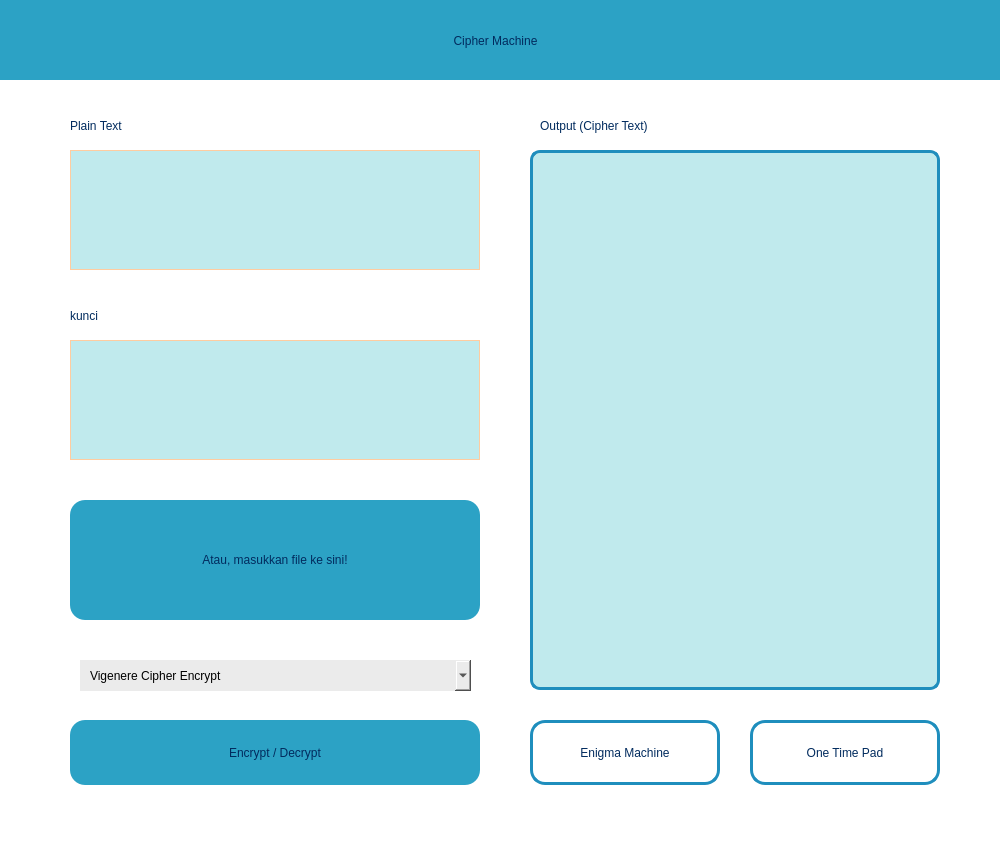
<?xml version="1.0" encoding="UTF-8"?>
<ui version="4.0">
	<class>MainWindow</class>
	<widget class="QMainWindow" name="MainWindow">
		<property name="geometry">
			<rect>
				<x>0</x>
				<y>0</y>
				<width>1000</width>
				<height>850</height>
			</rect>
		</property>
		<property name="windowTitle">
			<string>MainWindow</string>
		</property>
		<property name="styleSheet">
			<string notr="true">background-color: #ffffff</string>
		</property>
		<widget class="QWidget" name="centralwidget">
			<widget class="QPlainTextEdit" name="outputTB">
				<property name="geometry">
					<rect>
						<x>530</x>
						<y>150</y>
						<width>410</width>
						<height>540</height>
					</rect>
				</property>
				<property name="styleSheet">
					<string notr="true">QPlainTextEdit{
	border: 3px solid #1f8ebd;
	border-radius: 10px; 
	color: #012b5e;
	background-color: #c0eaed;
	padding: 10px;
	font: 14pt &quot;MS Shell Dlg 2&quot;;
}
</string>
				</property>
				<property name="plainText">
					<string/>
				</property>
			</widget>
			<widget class="QLabel" name="label_3">
				<property name="geometry">
					<rect>
						<x>540</x>
						<y>110</y>
						<width>251</width>
						<height>31</height>
					</rect>
				</property>
				<property name="styleSheet">
					<string notr="true">color: #012b5e;
font: 550 14pt &quot;MS Shell Dlg 2&quot;;</string>
				</property>
				<property name="text">
					<string>Output (Cipher Text)</string>
				</property>
			</widget>
			<widget class="QWidget" name="widget" native="true">
				<property name="geometry">
					<rect>
						<x>0</x>
						<y>0</y>
						<width>1000</width>
						<height>80</height>
					</rect>
				</property>
				<property name="styleSheet">
					<string notr="true">QWidget{
	background-color: #2ca2c5;
}
</string>
				</property>
				<widget class="QLabel" name="label">
					<property name="geometry">
						<rect>
							<x>280</x>
							<y>20</y>
							<width>431</width>
							<height>41</height>
						</rect>
					</property>
					<property name="styleSheet">
						<string notr="true">color: #012b5e;
font: 500 18pt &quot;MS Shell Dlg 2&quot;;</string>
					</property>
					<property name="text">
						<string>Cipher Machine</string>
					</property>
					<property name="alignment">
						<set>Qt::AlignCenter</set>
					</property>
				</widget>
			</widget>
			<widget class="QPlainTextEdit" name="textInput">
				<property name="geometry">
					<rect>
						<x>70</x>
						<y>150</y>
						<width>410</width>
						<height>120</height>
					</rect>
				</property>
				<property name="styleSheet">
					<string notr="true">QPlainTextEdit{
	font: 10pt &quot;MS Shell Dlg 2&quot;;
	border: 1px solid #ffcca0;
	color: #012b5e;
	background-color: #c0eaed;
	padding: 10px;
}

QPlainTextEdit:hover {
	border: 3px solid #1f8ebd;
}
</string>
				</property>
				<property name="plainText">
					<string/>
				</property>
			</widget>
			<widget class="QPushButton" name="inputButton">
				<property name="geometry">
					<rect>
						<x>70</x>
						<y>500</y>
						<width>410</width>
						<height>120</height>
					</rect>
				</property>
				<property name="autoFillBackground">
					<bool>false</bool>
				</property>
				<property name="styleSheet">
					<string notr="true">QPushButton {
	font: 500 20pt &quot;MS Shell Dlg 2&quot;;
	border: #012b5e;
	border-left 2px solid transparent;
	border-radius: 15px; 
	background-color: #2ca2c5;
	color: #012b5e;
}

QPushButton:hover {
	background-color: #1f8ebd;
}

QPushButton:pressed {
	background-color: #34acd1;
	color: #fff;
}
</string>
				</property>
				<property name="text">
					<string>Atau, masukkan file ke sini!</string>
				</property>
			</widget>
			<widget class="QComboBox" name="cipheroption">
				<property name="geometry">
					<rect>
						<x>80</x>
						<y>660</y>
						<width>391</width>
						<height>31</height>
					</rect>
				</property>
				<property name="styleSheet">
					<string notr="true">QComboBox{
	background-color: #ebebeb;
	font: 75 10pt &quot;MS Shell Dlg 2&quot;;
	padding-left: 10px;
	border: none;
}
</string>
				</property>
				<item>
					<property name="text">
						<string>Vigenere Cipher Encrypt</string>
					</property>
				</item>
				<item>
					<property name="text">
						<string>Vigenere Cipher Decrypt</string>
					</property>
				</item>
				<item>
					<property name="text">
						<string>Extended Vigenere Cipher Encrypt</string>
					</property>
				</item>
				<item>
					<property name="text">
						<string>Extended Vigenere Cipher Decrypt</string>
					</property>
				</item>
				<item>
					<property name="text">
						<string>Playfair Cipher Encrypt</string>
					</property>
				</item>
				<item>
					<property name="text">
						<string>Playfair Cipher Decrypt</string>
					</property>
				</item>
			</widget>
			<widget class="QLabel" name="label_2">
				<property name="geometry">
					<rect>
						<x>70</x>
						<y>110</y>
						<width>131</width>
						<height>31</height>
					</rect>
				</property>
				<property name="styleSheet">
					<string notr="true">color: #012b5e;
font: 550 14pt &quot;MS Shell Dlg 2&quot;;</string>
				</property>
				<property name="text">
					<string>Plain Text</string>
				</property>
			</widget>
			<widget class="QPushButton" name="cryptBut">
				<property name="geometry">
					<rect>
						<x>70</x>
						<y>720</y>
						<width>410</width>
						<height>65</height>
					</rect>
				</property>
				<property name="styleSheet">
					<string notr="true">QPushButton {
	font: 700 11pt &quot;MS Shell Dlg 2&quot;;
	border: none;
	border-left 2px solid transparent;
	border-radius: 15px; 
	background-color: #2ca2c5;
	color: #012b5e;
}

QPushButton:hover {
	background-color: #1f8ebd;
}

QPushButton:pressed {
	background-color: #34acd1;
	color: #fff;
}
</string>
				</property>
				<property name="text">
					<string>Encrypt / Decrypt</string>
				</property>
			</widget>
			<widget class="QLabel" name="label_4">
				<property name="geometry">
					<rect>
						<x>70</x>
						<y>300</y>
						<width>121</width>
						<height>31</height>
					</rect>
				</property>
				<property name="styleSheet">
					<string notr="true">color: #012b5e;
font: 550 14pt &quot;MS Shell Dlg 2&quot;;</string>
				</property>
				<property name="text">
					<string>kunci</string>
				</property>
			</widget>
			<widget class="QPlainTextEdit" name="kunciInput">
				<property name="geometry">
					<rect>
						<x>70</x>
						<y>340</y>
						<width>410</width>
						<height>120</height>
					</rect>
				</property>
				<property name="styleSheet">
					<string notr="true">QPlainTextEdit{
	font: 10pt &quot;MS Shell Dlg 2&quot;;
	border: 1px solid #ffcca0;
	color: #012b5e;
	background-color: #c0eaed;
	padding: 10px;
}

QPlainTextEdit:hover {
	border: 3px solid #1f8ebd;
}
</string>
				</property>
				<property name="plainText">
					<string/>
				</property>
			</widget>
			<widget class="QPushButton" name="enigmaBut">
				<property name="geometry">
					<rect>
						<x>530</x>
						<y>720</y>
						<width>190</width>
						<height>65</height>
					</rect>
				</property>
				<property name="styleSheet">
					<string notr="true">QPushButton {
	font: 700 11pt &quot;MS Shell Dlg 2&quot;;
	border: none;
	border-left 2px solid transparent;
	border-radius: 15px; 
	background-color: #ffffff;
	border: 3px solid #1f8ebd;
	color: #012b5e;
}

QPushButton:hover {
	background-color: #2ca2c5;
}

QPushButton:pressed {
	background-color: #34acd1;
	color: #fff;
}
</string>
				</property>
				<property name="text">
					<string>Enigma Machine</string>
				</property>
			</widget>
			<widget class="QPushButton" name="otpBut">
				<property name="geometry">
					<rect>
						<x>750</x>
						<y>720</y>
						<width>190</width>
						<height>65</height>
					</rect>
				</property>
				<property name="styleSheet">
					<string notr="true">QPushButton {
	font: 700 11pt &quot;MS Shell Dlg 2&quot;;
	border: none;
	border-left 2px solid transparent;
	border-radius: 15px; 
	background-color: #ffffff;
	border: 3px solid #1f8ebd;
	color: #012b5e;
}

QPushButton:hover {
	background-color: #2ca2c5;
}

QPushButton:pressed {
	background-color: #34acd1;
	color: #fff;
}
</string>
				</property>
				<property name="text">
					<string>One Time Pad</string>
				</property>
			</widget>
		</widget>
		<widget class="QMenuBar" name="menubar">
			<property name="geometry">
				<rect>
					<x>0</x>
					<y>0</y>
					<width>1000</width>
					<height>26</height>
				</rect>
			</property>
		</widget>
		<widget class="QStatusBar" name="statusbar"/></widget>
	<resources/>
	<connections/>
</ui>
